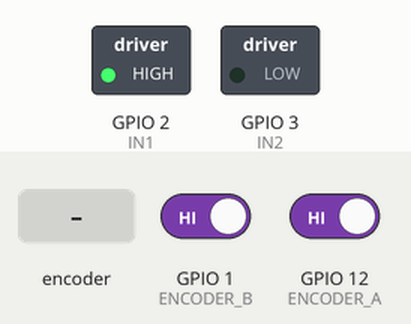
Recording of a sketch running on a simulated ESP32. Shown: switched loads named in the sketch (green lamp = pin HIGH). Inputs (shaded band) come from the test bench; at power-on: GPIO 1 (ENCODER_B) HIGH, GPIO 12 (ENCODER_A) HIGH. What the sketch prints to the serial monitor is not drawn.

Above: at 1.2 s.
1.3 s: rotary encoder on GPIO 12 (ENCODER_A) / GPIO 1 (ENCODER_B) turned 2 steps (second pin leading)
Timing chart, 0 to 4.3 s (numbered marks = the images above; inputs shaded):
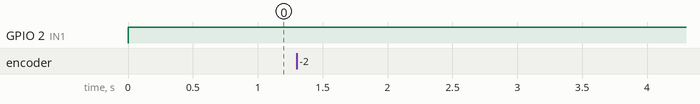

The sketch:

motor-driver-encoder-test.ino
```cpp
// Define pins for IN1 and IN2
#define IN1 2
#define IN2 3

// Define encoder pins
#define ENCODER_A 12
#define ENCODER_B 1

// Variables to store the encoder count
volatile long encoderCount = 0;

void IRAM_ATTR handleEncoderA() {
  // Read the state of ENCODER_B to determine direction
  if (digitalRead(ENCODER_B) == LOW) {
    encoderCount++;
  } else {
    encoderCount--;
  }
}

void setup() {
  // Initialize serial communication
  Serial.begin(115200);

  // Set motor control pins as outputs
  pinMode(IN1, OUTPUT);
  pinMode(IN2, OUTPUT);

  // Set encoder pins as inputs
  pinMode(ENCODER_A, INPUT);
  pinMode(ENCODER_B, INPUT);

  // Attach interrupts to encoder pins
  attachInterrupt(digitalPinToInterrupt(ENCODER_A), handleEncoderA, RISING);

  // Initial Serial feedback
  Serial.println("Starting motor movement sequence...");
}

void moveMotor(int direction, int ticks) {
  // Set motor direction
  if (direction == 1) {  // Forward
    digitalWrite(IN1, HIGH);
    digitalWrite(IN2, LOW);
    Serial.println("Moving Forward");
  } else {  // Backward
    digitalWrite(IN1, LOW);
    digitalWrite(IN2, HIGH);
    Serial.println("Moving Backward");
  }

  // Reset encoder count
  long startCount = encoderCount;

  // Move motor until 1 tick is detected
  while (abs(encoderCount - startCount) < ticks) {
    // Print encoder count to Serial for debugging
    Serial.print("Encoder Count: ");
    Serial.println(encoderCount);
  }

  // Stop the motor
  digitalWrite(IN1, LOW);
  digitalWrite(IN2, LOW);
  Serial.println("Motor Stopped");
  Serial.print("Final Encoder Count: ");
  Serial.println(encoderCount);
  //delay(100);  // Delay for 2 seconds
}

void loop() {

  Serial.println("One side");
  // Move motor forward 1 tick, 3 times
  for (int i = 0; i < 1; i++) {
    moveMotor(1, 2086);  // Move forward by 1 tick
  }

  delay(5000);

  Serial.println("Other side");
  // Move motor backward 1 tick, 3 times
  for (int i = 0; i < 1; i++) {
    moveMotor(-1, 2086);  // Move backward by 1 tick
  }

  delay(5000);
}
```
